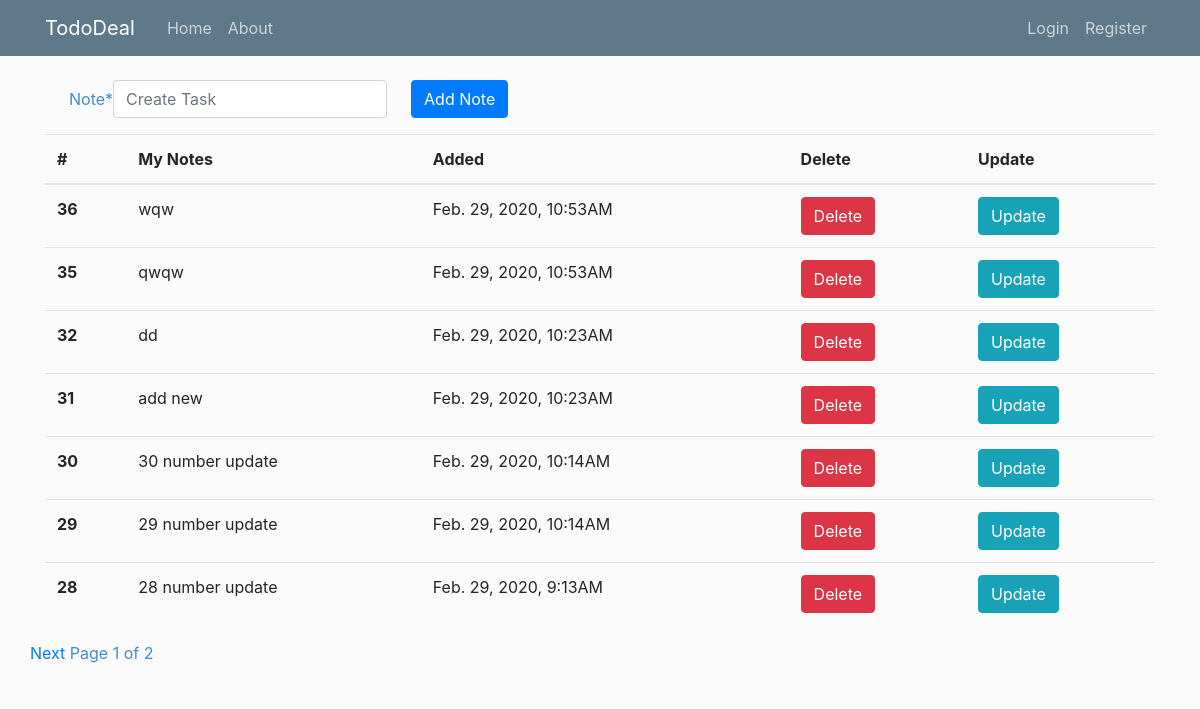
The page / on the database its author committed.
### todoApp/models.py (models this page shows, shortened)
class Task(models.Model):
    note = models.CharField(max_length = 250, blank = False)
    created_on = models.DateTimeField(default= datetime.now)

### todoApp/views.py (the view)
# urls.py: path('',  views.home, name = "todo-home"),
def home(request):
    if request.method == "POST":
        form = TaskForm(request.POST)
        if form.is_valid():
            taskObject = Task(note=form.cleaned_data['note'])
            taskObject.save()
            return redirect('todo-home')
    else:
        form = TaskForm()
        tasks = Task.objects.order_by("-created_on").all()
        tasks = helpers.page_records(request, tasks, 7)
        context = {
            'form':form,
            'tasks': tasks
            }
    return render(request, 'todoApp/home.html', context)

### todoApp/forms.py
class TaskForm(forms.Form):
    note = forms.CharField(widget = forms.TextInput(attrs={'placeholder': 'Create Task'}))
    class Meta:
        model = Task
        fields = ('note',)

### todo/helpers.py (called while the page is built)
def page_records(request, list, num):
    paginator = Paginator(list, num)
    page = request.GET.get('page')
    try:
        page = paginator.page(page)
    except PageNotAnInteger:
        page = paginator.page(1)
    except EmptyPage:
        page = paginator.page(paginator.num_pages)
    return page

### todoApp/templates/todoApp/home.html (shortened to what this page needs)
{% extends 'todoApp/base.html'%}
{% load crispy_forms_tags %}
{% block content %}
<form method ="POST" class="form-inline">
  <div class="form-group mx-sm-4 mb-3">
   {{ form|crispy }}
  </div>
  <button type="submit" class="btn btn-primary mb-3">Add Note</button>
</form>
<table class="table table-hover">
  {% if tasks %}
  <thead>
    <tr>
      <th scope="col">#</th>
      <th scope="col">My Notes</th>
      <th scope="col">Added</th>
      <th scope="col">Delete</th>
      <th scope="col">Update</th>
    </tr>
  </thead>
  <tbody>
   {% for task in tasks %}
    <tr>
      <th scope="row">{{ task.id }}</th>
      <td>{{ task.note }}</td>
      <td>{{ task.created_on|date:"N j, Y, g:iA" }}</td>
      <td><a href="{% url 'todo-delete' task.pk %}"><button type="button" class="btn btn-danger">Delete</button></a></td>
      <td><a href="{% url 'todo-update' task.pk %}"><button type="button" class="btn btn-info">Update</button></a></td>
    </tr>
    {% endfor %}
    {% else %}
     <h2>There is no notes</h2>
    {% endif %}
  </tbody>
</table>
<div class= "containet">
  <div class= "row">
    <div  class="pagination">
      <div class="section-inner clearfix">
          <p>
            {% if tasks.has_next %}
              <a href="?page={{tasks.next_page_number }}"> Next</a>
            {% endif %}
            <span>Page {{tasks.number}} of {{ tasks.paginator.num_pages }}</span>
          </p>
      </div>
    </div  class="pagination">
  </div>
</div>
{% endblock %}

### todoApp/templates/todoApp/base.html (shortened to what this page needs)
{% load static %}
<!DOCTYPE html>
<html lang="en">
<head>
    <link rel="stylesheet" href="https://stackpath.bootstrapcdn.com/bootstrap/4.4.1/css/bootstrap.min.css">
    <link rel="stylesheet" type="text/css"  href= "{% static 'todoApp/main.css'%}">
</head>
<body>
    <header class="site-header">
        <nav class="navbar navbar-expand-md navbar-dark bg-steel fixed-top">
          <div class="container">
            <a class="navbar-brand mr-4" href="{%url 'todo-home'%}"> TodoDeal</a>
            <div class="collapse navbar-collapse" id="navbarToggle">
              <div class="navbar-nav mr-auto">
                <a class="nav-item nav-link" href="{% url 'todo-home' %}">Home</a>
                <a class="nav-item nav-link" href="{% url 'todo-about' %}">About</a>
              </div>
              <div class="navbar-nav">
                    <a class="nav-item nav-link" href="{% url 'todo-login' %}">Login</a>
                    <a class="nav-item nav-link" href="{% url 'todo-register' %}">Register</a>
              </div>
            </div>
          </div>
        </nav>
      </header>
      <main role="main" class="container">
        <div class="row">
          <div class="col-md-12">
            {% block content %}{% endblock %}
          </div>
</body>
</html>

### todoApp/static/todoApp/main.css (style rules this page uses)
body { background: #fafafa; color: #428bca; margin-top: 5rem; }
.bg-steel { background-color: #5f788a; }
.site-header .navbar-nav .nav-link { color: #cbd5db; }

### rows shown on the page
Task: id "36", note "wqw", created_on "Feb. 29, 2020, 10:53AM"
Task: id "35", note "qwqw", created_on "Feb. 29, 2020, 10:53AM"
Task: id "32", note "dd", created_on "Feb. 29, 2020, 10:23AM"
Task: id "31", note "add new", created_on "Feb. 29, 2020, 10:23AM"
Task: id "30", note "30 number update", created_on "Feb. 29, 2020, 10:14AM"
Task: id "29", note "29 number update", created_on "Feb. 29, 2020, 10:14AM"
Task: id "28", note "28 number update", created_on "Feb. 29, 2020, 9:13AM"

### other values the page prints
{{ tasks.number }} "1"
{{ tasks.paginator.num_pages }} "2"
